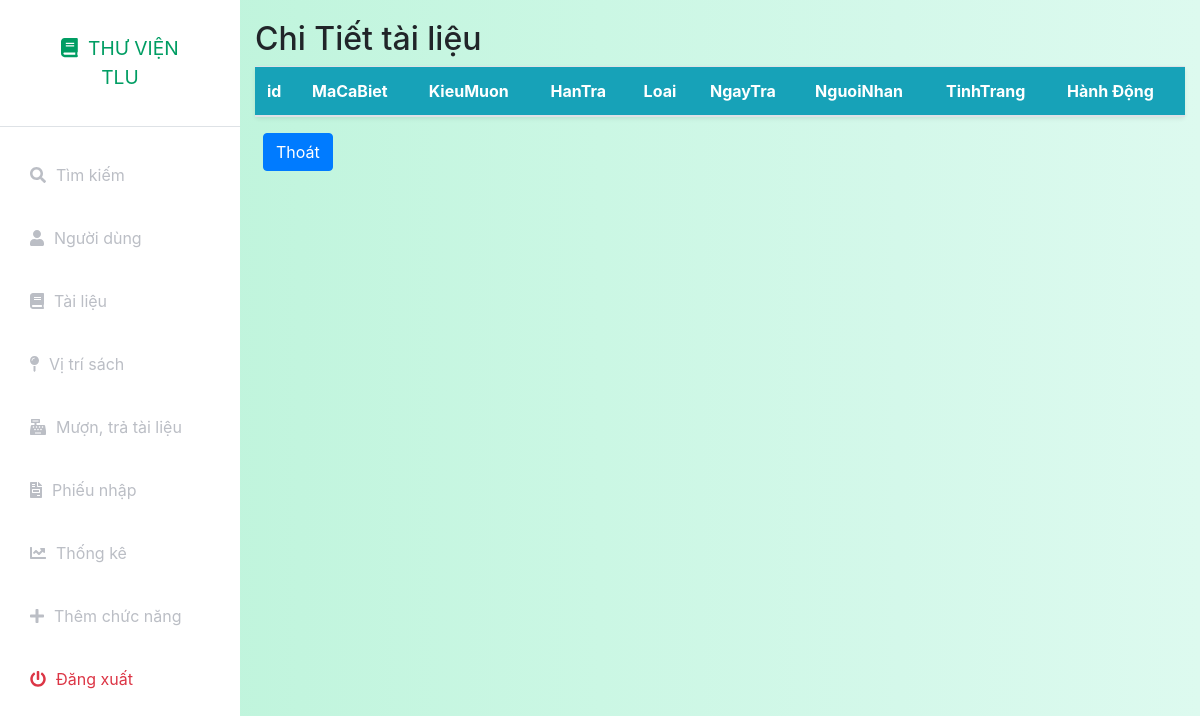
The app's page /index.php?controller=rent&action=rentinfo&ID_MuonTra=18 (signed in), older data.
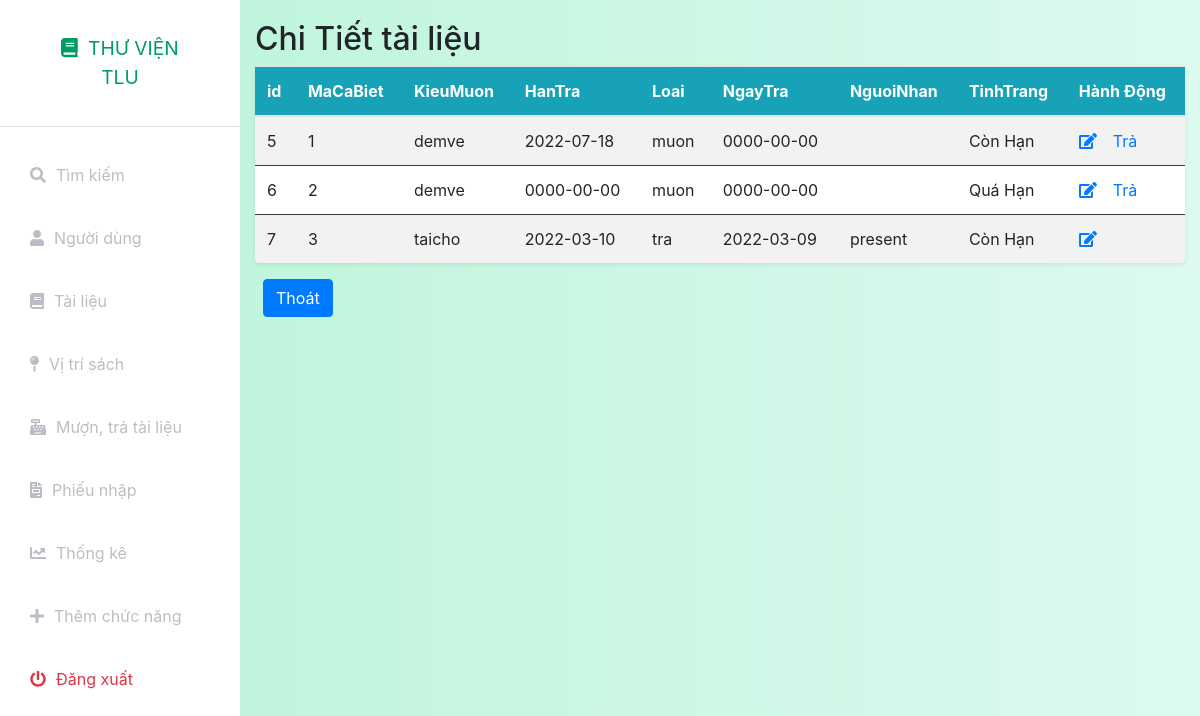
The same page, newer data.
### tables this page shows
CREATE TABLE `chitietmt` (
  `id` int(11) NOT NULL,
  `ID_MuonTra` int(11) NOT NULL,
  `MaCaBiet` int(11) NOT NULL,
  `KieuMuon` varchar(10) NOT NULL,
  `HanTra` date NOT NULL,
  `Loai` varchar(11) NOT NULL,
  `NgayTra` date NOT NULL,
  `NguoiNhan` text NOT NULL
);

### index.php (called while the page is built, shortened)
<?php
include_once('models/Auth.php');
$action = isset($_GET['action']) ? $_GET['action'] : 'index';
$object = new $classController();
$object->$action();
?>

### config.php (called while the page is built, shortened)
<?php
function getalldata($query)
{
    global $connect;
    $result=mysqli_query($connect,$query);
    if(mysqli_num_rows($result)>0)
        return mysqli_fetch_all($result,MYSQLI_ASSOC);
    else
        return false;
}
function getonedata($query)
{
    global $connect;
    $result=mysqli_query($connect,$query);
    if($result&&mysqli_num_rows($result)==1)
        return mysqli_fetch_assoc($result);
    else
        return false;
}
?>

### models/User.php (called while the page is built, shortened)
<?php
include_once('./config.php');
class User
{
    public static function show($idoruser)
    {
        $query = "select * from nguoidung where id = '$idoruser' or Username = '$idoruser'";
        $data = getonedata($query);
        return $data;
    }
}

### models/Auth.php (called while the page is built, shortened)
<?php
include_once('./config.php');
include_once('User.php');
class Auth
{
    private static $ChucDanh = null;
    public static function isAdmin()
    {
        if(self::isLogin())
        {
            if (self::$ChucDanh == 'admin')
                return true;
            else
                return false;
        }
        else
        {
            return false;
        }
    }
    public static function isLogin()
    {
        if (isset($_SESSION['token']) && isset($_SESSION['Username'])) {
            $data = User::show($_SESSION['Username']);
            if($data)
            {
                if($data['token'] == $_SESSION['token'])
                {
                    self::$ChucDanh = $data['ChucDanh'];
                    return true;
                }
            }
            else
            {
                return false;
            }
        } else
            return false;
    }
}

### models/RentDetail.php (called while the page is built, shortened)
<?php
include_once('./config.php');
class RentDetail
{
    public static function find($ID_MuonTra)
    {
        $query = "select * from chitietmt where ID_MuonTra = $ID_MuonTra";
        $data = getalldata($query);
        return $data;
    }
}

### views/rent/rentinfo.php (the view)
<?php include_once('././assets/layouts/header.php'); ?>
<?php include_once('././assets/layouts/siderbar.php'); ?>
<div class="container-fluid" style="padding-top:20px">
    <h2>Chi Tiết tài liệu</h2>
    <table class="table table-striped bg-white rounded shadow-sm  table-hover">
        <thead class="bg-info text-white">
            <tr class="border-dark">
                <th>id</th>
                <th>MaCaBiet</th>
                <th>KieuMuon</th>
                <th>HanTra</th>
                <th>Loai</th>
                <th>NgayTra</th>
                <th>NguoiNhan</th>
                <th>TinhTrang</th>
                <th>Hành Động</th>
            </tr>
        </thead>
        <tbody>
            <?php
            if (isset($data) && is_array($data)) {
                foreach ($data as $rent) {
                    echo "<tr>";
                    echo "<td class=\"border-dark\" scope=\"row\">" . $rent['id'] . "</td>";
                    echo "<td class=\"border-dark\">" . $rent['MaCaBiet'] . "</td>";
                    echo "<td class=\"border-dark\">" . $rent['KieuMuon'] . "</td>";
                    echo "<td class=\"border-dark\">" . $rent['HanTra'] . "</td>";
                    echo "<td class=\"border-dark\">" . $rent['Loai'] . "</td>";
                    echo "<td class=\"border-dark\">" . $rent['NgayTra'] . "</td>";
                    echo "<td class=\"border-dark\">" . $rent['NguoiNhan'] . "</td>";
                    echo "<td class=\"border-dark\">" .(date("Y-m-d") < date("Y-m-d",strtotime($rent['HanTra']))?"Còn Hạn":"Quá Hạn"). "</td>";
                    echo '<td class="border-dark">';
                    echo '<a href="index.php?controller=rent&action=edit&id=' . $rent['id'] .'&ID_MuonTra='.$_GET['ID_MuonTra']. '"><i class="fas fa-edit"></i></a>';
                    echo $rent['Loai']=="muon"?'<a class="ml-3" href="index.php?controller=rent&action=return&id=' . $rent['id'].'&ID_MuonTra='.$_GET['ID_MuonTra'] . '">Trả</a>':"";
                    echo "</tr>";
                }
            }
            ?>
    </table>
    <a name="" id="" class="btn btn-primary ml-2" href="index.php?controller=rent" role="button">Thoát</a>
</div>
<?php include_once('././assets/layouts/footer.php'); ?>

Row changes from the older to the newer data that the page shows:
added chitietmt: id "5", MaCaBiet "1", KieuMuon "demve", HanTra "2022-07-18", Loai "muon", NgayTra "0000-00-00", shows "Còn Hạn"
added chitietmt: id "6", MaCaBiet "2", KieuMuon "demve", HanTra "0000-00-00", Loai "muon", NgayTra "0000-00-00", shows "Quá Hạn"
added chitietmt: id "7", MaCaBiet "3", KieuMuon "taicho", HanTra "2022-03-10", Loai "tra", NgayTra "2022-03-09", NguoiNhan "present", shows "Còn Hạn"
